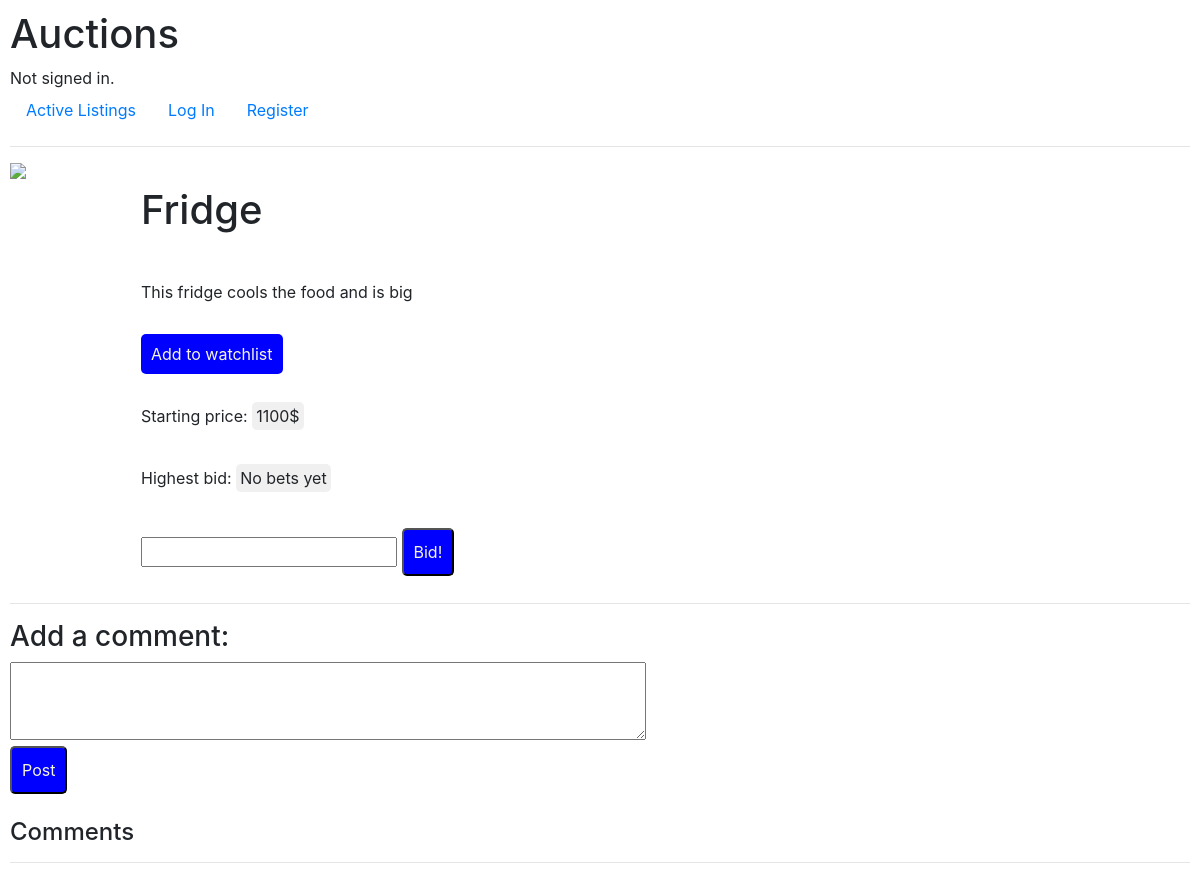
/5/item, run on an earlier commit of the app's database.
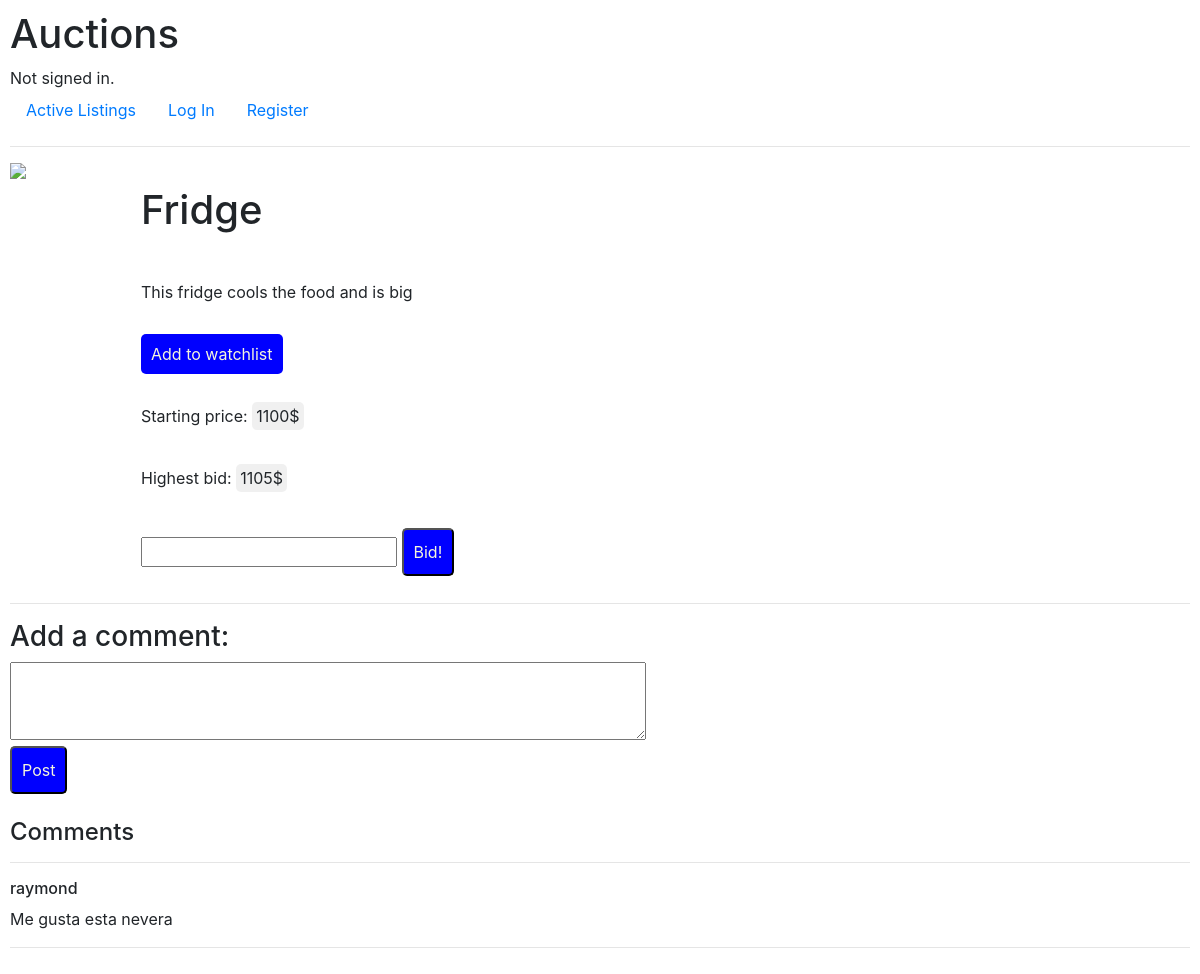
And on a later commit of the database.
### auctions/models.py (models this page shows, shortened)
class Product(models.Model):
    owner = models.ForeignKey(User, on_delete=models.CASCADE, null=True, related_name="products")
    name = models.CharField(max_length=50)
    description = models.CharField(max_length=300)
    active = models.BooleanField(default=True)
    price = models.IntegerField(default=0)
    image = models.ImageField(upload_to='images', null=True)
    winner = models.ForeignKey(Bid, on_delete=models.SET_NULL, null=True, blank=True, related_name="product")
    comments = models.ManyToManyField(Comment, blank=True, related_name="product")
    watchlist = models.ManyToManyField(User, blank=True, related_name="watchlist")
    categorie = models.ForeignKey(Categorie, on_delete=models.SET_NULL, null=True, blank=True, related_name="product")

class Bid(models.Model):
    user = models.ForeignKey(User, on_delete=models.CASCADE, null=True, related_name="bids")
    bidamount = models.IntegerField()

class Comment(models.Model):
    user = models.ForeignKey(User, on_delete=models.CASCADE, null=True, related_name="comments")
    comment = models.CharField(max_length=300)

class User(AbstractUser):
    pass

### auctions/views.py (the view, shortened to what this page needs)
# urls.py: path("<int:item_id>/item", views.item, name="item"),
def item(request, item_id):
    item = Product.objects.get(pk=item_id)
    user = request.user
    comments = item.comments.all()
    if item.winner != None:
        bid = Bid.objects.get(pk=item.winner.id)
        value = bid.bidamount + 1
    else:
        bid = "No bets yet"
        value = item.price
    if item.owner != user:
        return render(request, "auctions/item.html", {
            "item":item,
            "bid":bid,
            "value":value + 1,
            "coments":comments
        })

### auctions/templates/auctions/item.html (shortened to what this page needs)
{% extends "auctions/layout.html" %}
{% block body %}
    <div class="sepereter">
        <div class="itm_img">
            <div>
                <img src="{{item.image}}" height="10px">
            </div>
        </div>
        <div class="itm_cont">
            <div>
                <div><h1>{{item.name}}</h1></div>
                <div>{{item.description}}</div>
                {% if item.active == True %}
                <div><a href="{% url 'watchlist' item.id%}" class="watchlist">Add to watchlist</a></div>
                <div>Starting price: <span class="price">{{item.price}}$</span></div>
                <div>
                    {% if bid != "No bets yet" %}
                        Highest bid: <span class="price">{{bid.bidamount}}$</span>
                    {% else %}
                        Highest bid: <span class="price">{{bid}}</span>
                    {% endif %}
                </div>
                <div>
                        <form action="{% url 'bid' item.id%}" method="post">
                            {% if bid != "No bets yet" %}
                                <input type="number" min="{{value}}"name="amount">
                            {% else %}
                                <input type="number" min="{{value}}" name="amount" >
                            {% endif %}
                            <input type="submit" value="Bid!" class="watchlist">
                        </form>
                    {% else %}
                    {% if bid.user == user %}
                    <h1>You won the Auction!</h1>
                    {% else %}
                        <h1>The winner is {{bid.user}}</h1>
                        {% endif %}
                    {% endif %}
                </div>
            </div>
        </div>
    </div>
    <br>
    <hr>
    {% if item.active == True %}
    <form action="{% url 'comment' item.id %}" method="post">
        <h3>Add a comment:</h3>
        <textarea name="comment" id="" cols="60" rows="3"></textarea><br>
        <input type="submit" value="Post" class="watchlist">
    </form>
    {% endif %}
    <br>
    <h4>Comments</h4>
    <hr>
    {% for c in coments %}
        <h6>{{c.user}}</h6>
        {{c.comment}}
        <hr>
    {% endfor %}
{% endblock %}

### auctions/templates/auctions/layout.html (shortened to what this page needs)
{% load static %}
<!DOCTYPE html>
<html lang="en">
    <head>
        <link rel="stylesheet" href="https://stackpath.bootstrapcdn.com/bootstrap/4.4.1/css/bootstrap.min.css">
        <link href="{% static 'auctions/styles.css' %}" rel="stylesheet">
    </head>
    <body>
        <h1>Auctions</h1>
        <div>
            {% if user.is_authenticated %}
                Signed in as <strong>{{ user.username }}</strong>.
            {% else %}
                Not signed in.
            {% endif %}
        </div>
        <ul class="nav">
            <li class="nav-item">
                <a class="nav-link" href="{% url 'index' %}">Active Listings</a>
            </li>
            {% if user.is_authenticated %}
                <li class="nav-item">
                    <a class="nav-link" href="{% url 'logout' %}">Log Out</a>
                </li>
                <li class="nav-item">
                    <a class="nav-link" href="{% url 'view_watchlist' %}">watchlist</a>
                </li>
                <li class="nav-item">
                    <a class="nav-link" href="{% url 'categories' %}">categories</a>
                </li>
                <li class="nav-item">
                    <a class="nav-link" href="{% url 'create' %}">Create</a>
                </li>
            {% else %}
                <li class="nav-item">
                    <a class="nav-link" href="{% url 'login' %}">Log In</a>
                </li>
                <li class="nav-item">
                    <a class="nav-link" href="{% url 'register' %}">Register</a>
                </li>
            {% endif %}
        </ul>
        <hr>
        {% block body %}
        {% endblock %}
    </body>
</html>

### auctions/static/auctions/styles.css (style rules this page uses)
body { padding: 10px; }
img { height: 400px; }
.price { background: rgba(217, 217, 217, .4); padding: 4px; border-radius: 5px; }
.sepereter { display: flex; flex-wrap: wrap; }
.itm_img { width: auto; float: left; padding-right: 25px; display: block; }
.itm_img img { display: flex; }
.itm_cont { float: right; height: 400px; padding-left: 75px ; width: ; }
.itm_cont > div > div { margin: 8px auto; padding: 15px; }
.watchlist { background-color: blue; padding: 10px; border-radius: 5px; color: beige; }

What changed in the data, as far as the page shows it:
added Bid: bidamount "1105"
added Comment: user "raymond", comment "Me gusta esta nevera"
Also different on the page:
{{ bid }}: "No bets yet" → (not shown)
